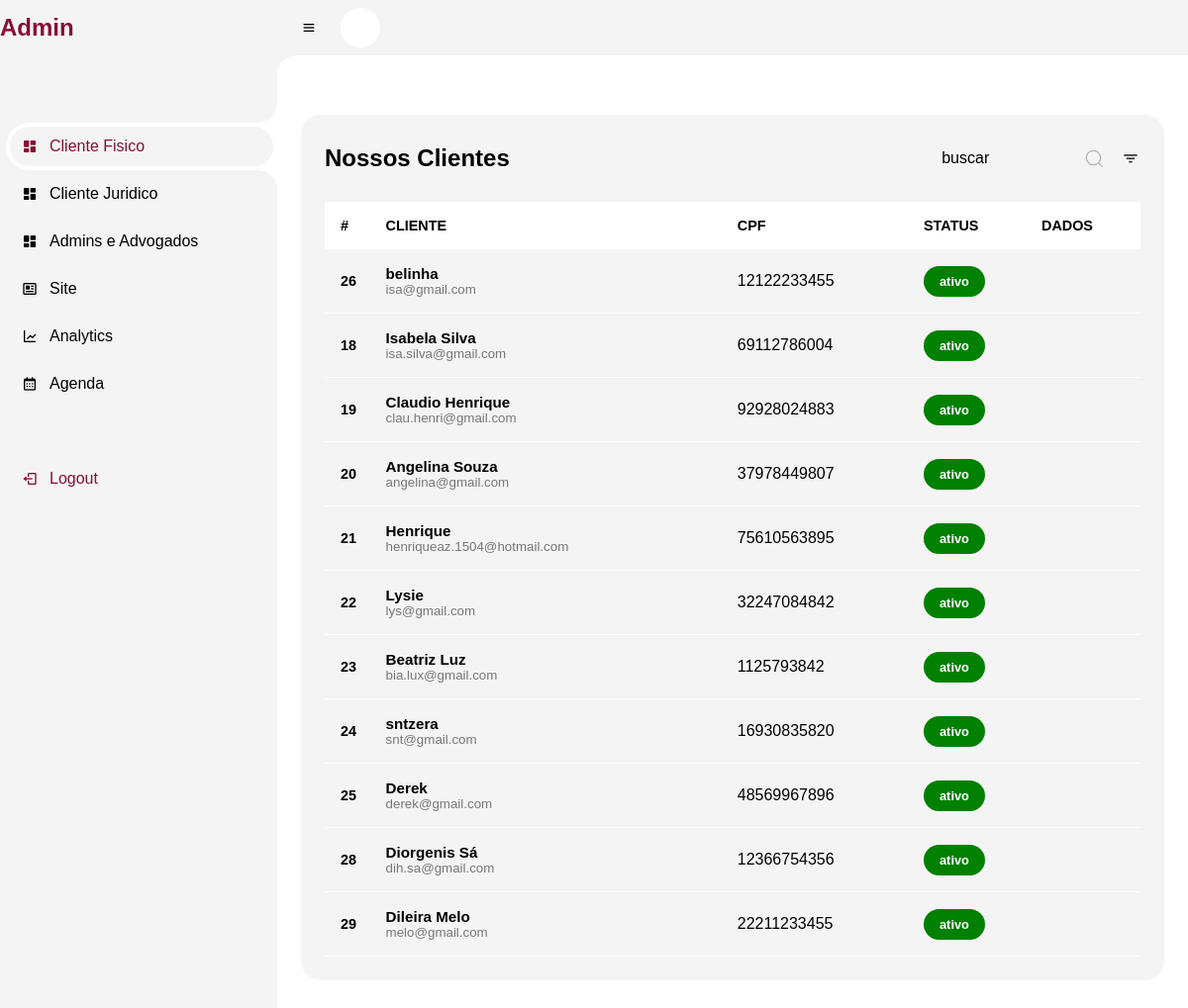
Page /admin-dash.php on the earlier database version.
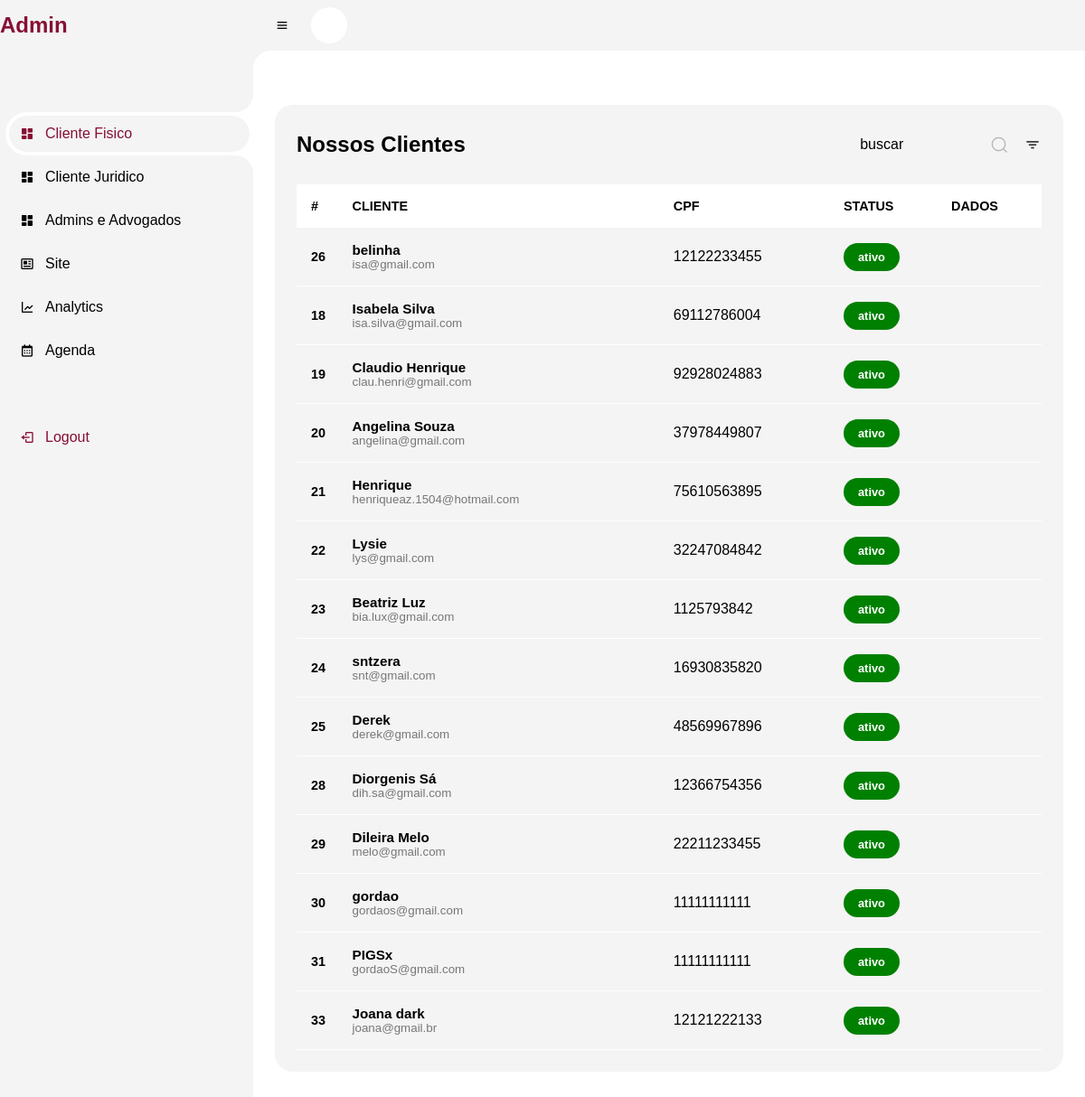
Same page on the later database version.
### tables this page shows
CREATE TABLE IF NOT EXISTS `cadastro_login_cliente` (
  `cod` int(11) NOT NULL AUTO_INCREMENT,
  `nome` varchar(100) NOT NULL,
  `email` varchar(100) NOT NULL,
  `celular` varchar(15) NOT NULL,
  `endereco` varchar(100) NOT NULL,
  `cidade` varchar(50) NOT NULL,
  `senha` varchar(32) NOT NULL,
  `cpf` varchar(11) NOT NULL,
  `foto` varchar(100) NOT NULL,
  `status` varchar(10) NOT NULL,
  PRIMARY KEY (`cod`)
);

### admin-dash.php (the view, shortened to what this page needs)
<?php
include('menu-admin.php');
?>
<html lang="en">
<head>
    <link rel="stylesheet" href="css/admin.css">
    <link rel="stylesheet" href="https://maxst.icons8.com/vue-static/landings/line-awesome/line-awesome/1.3.0/css/line-awesome.min.css">
</head>
<body class="dark">
    <section id=content>
        <main>
            <?php
            require('connect.php');
            $perfis = mysqli_query($con, "SELECT * FROM `cadastro_login_cliente`");
            echo   "<div class=table-data>";
            echo    "<div class=order>";
            echo      "<div class=head>";
            echo          " <h3>Nossos Clientes</h3>";
            echo  " <div class=search>";
            echo    "<input type=text class=search__input placeholder=buscar onkeyup=pesquisar(this.value)";
            echo   "<button class=search__button>";
            echo "</div>";
            echo            "<i class='bx bx-filter'></i>";
            echo       "</div>";
            echo       "<table width=100%>";
            echo              "<thead>";
            echo                "<tr>";
            echo                     "<th>#</th>";
            echo                    "<th></span>CLIENTE</th>";
            echo                    "<th></span>CPF</th>";
            echo                  "<th></span>STATUS</th>";
            echo                  "<th></span>DADOS</th>";
            while ($perfil = mysqli_fetch_array($perfis)) {
                echo             "</tr>";
                echo        "</thead>";
                echo        "<tbody>";
                echo          "<tr>";
                echo              "<td class=cod>$perfil[cod]</td>";
                echo             "<td>";
                echo   "<div class=client>";
                echo   "<div class=client-info>";
                echo  "<h4>$perfil[nome]</h4>";
                echo  "<small>$perfil[email]</small>";
                echo   "</div>";
                echo  "</div>";
                echo  "</td>";
                echo  "<td>$perfil[cpf]</td>";
                echo "<td>";
                echo "<span class='status ";
                if ($perfil['status'] == "ativo") {
                    echo "success";
                } elseif ($perfil['status'] == "inativo") {
                    echo "danger";
                } elseif ($perfil['status'] == "ausente") {
                    echo "warning";
                }
                echo "'>$perfil[status]</span>";
                echo "</td>";
                echo  "<td>";
                echo  "<div id=icones>";
                echo  "<a href=./formularios/alterar-status.php?cod=$perfil[cod]><i class='uil uil-edit'></i></a>";
                echo  "<a href=javascript:confirmar($perfil[cod])><i class='uil uil-trash-alt'></i></a>";
                echo  "</div>";
                echo "</td>";
            }
            echo "</div>";
            echo   "</div>";
            ?>
        </main>
    </section>
</body>
</html>

Differences in the rows shown:
added cadastro_login_cliente: cod "30", nome "gordao", email "gordaos@gmail.com", cpf "11111111111", status "ativo"
added cadastro_login_cliente: cod "31", nome "PIGSx", email "gordaoS@gmail.com", cpf "11111111111", status "ativo"
added cadastro_login_cliente: cod "33", nome "Joana dark", email "joana@gmail.br", cpf "12121222133", status "ativo"
